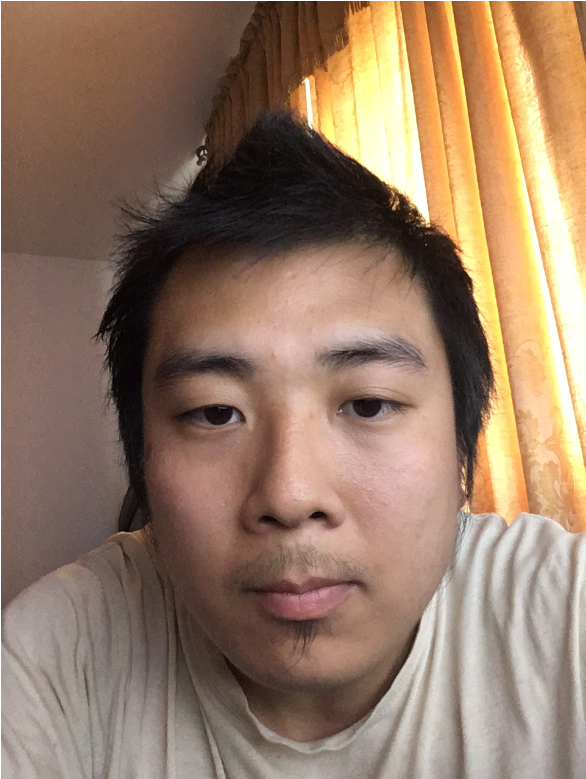
%> input picture ELEC498/2D Fourier Analysis/p1img.png, 586 x 779 px
$ octave q2ci.m   (GNU Octave 9; MATLAB toolbox functions it lacks are replaced by stand-ins)
%> lines starting %> are read from the running program, lines starting %| are printed output that depends on the picture
%q2ci
clear
clc
clf
%input signal
I1=imread('p1img.png');
%> I1 is the input picture: size 779x586x3 uint8; mean R, G, B 149.4, 122.5, 101.6
I1g=I1(:,:,2); %third parameter is r, g, or b ,=1, 2, 3. pick green (=2)
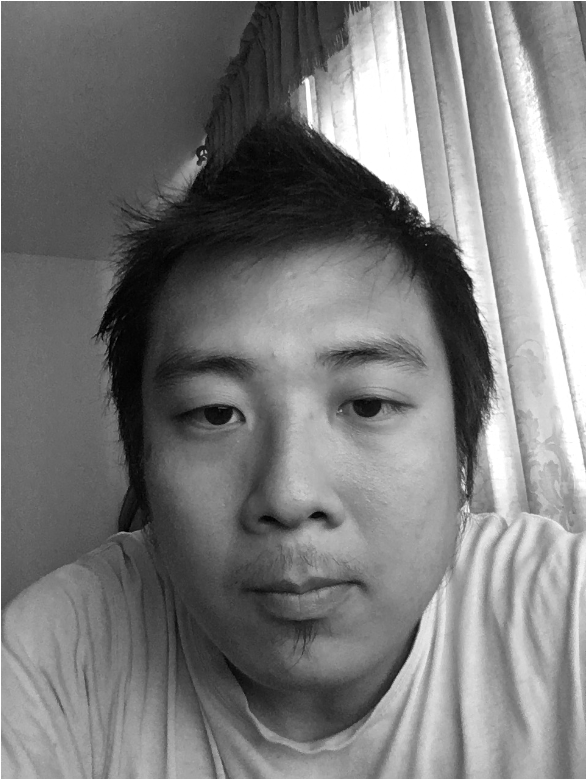
%> I1g: size 779x586 uint8; min 0, max 255, mean 122.5
I1gdub=im2double(I1g); %uint8 to double
x=I1gdub;


X=fft2(x);
%note: need filter to be same size as this image


%filter config
%1-D filter
h1 = (1/15)*ones(15,1);

%if h separable, then h(n1,n2) = h1h2 = h1(n1)h2(n2)
%if h is matrix, h2 must be the transpose, in this case array defined by (1,15)
h2=zeros(1,15);
h2(1,15)=15;
h2(1,14)=30;
h2(1,13)=15;
h2(1,2)=1;

%impulse response is then h(n1,n2) separable: with N1+N2 degrees of freedom
h=h1*h2;

% [4 lines of commented-out code are left out]
H=fft2(h,779,586);


%impulse response
%h=ifft2(ifftshift(H));
%imshow(h);

%time domain filtering output
%y=filter2(h,I1gdub);

%frequency domain filtering
Y=H.*X;
y=ifft2(Y);
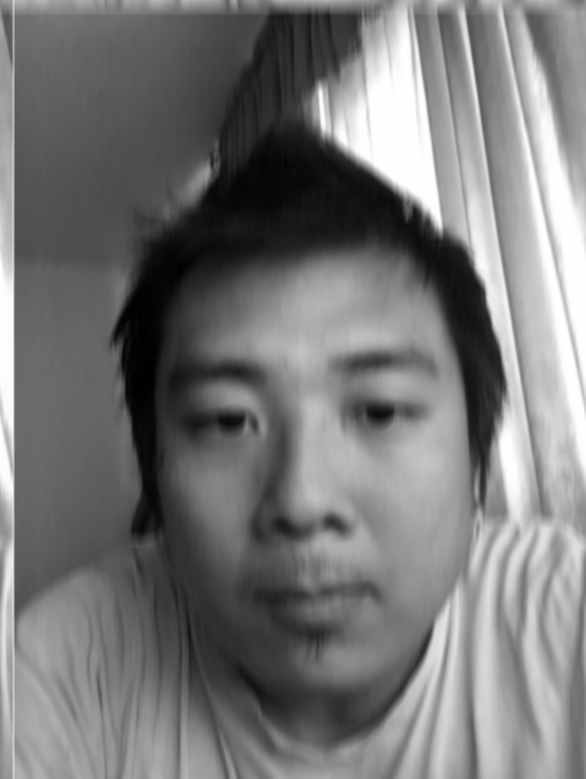
%> y: size 779x586 double; min 1.2, max 61, mean 29.3; drawn with min black and max white


subplot(2,2,1);
imshow(x);
title('Original');
subplot(2,2,2);
imshow(log(abs(y)));
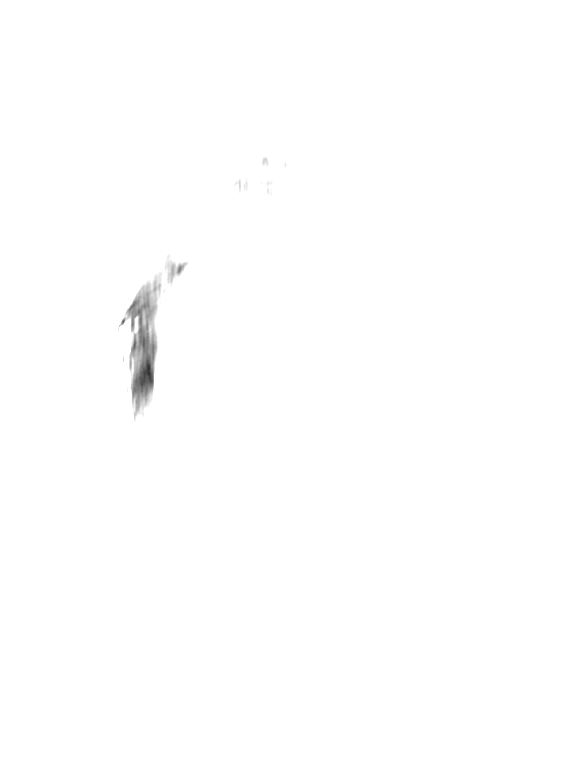
%> displayed picture: size 779x586, on the screen's scale of 0 to 255; min 45, max 255, mean 254.4
title('Filtered Output');

subplot(2,2,3);
imagesc(x);
title('Color-scaled Original');

%freqz2(y);
%imshow(y);
subplot(2,2,4);
imagesc(y);
%mesh(y);
title('Filtered color-scaled Output');
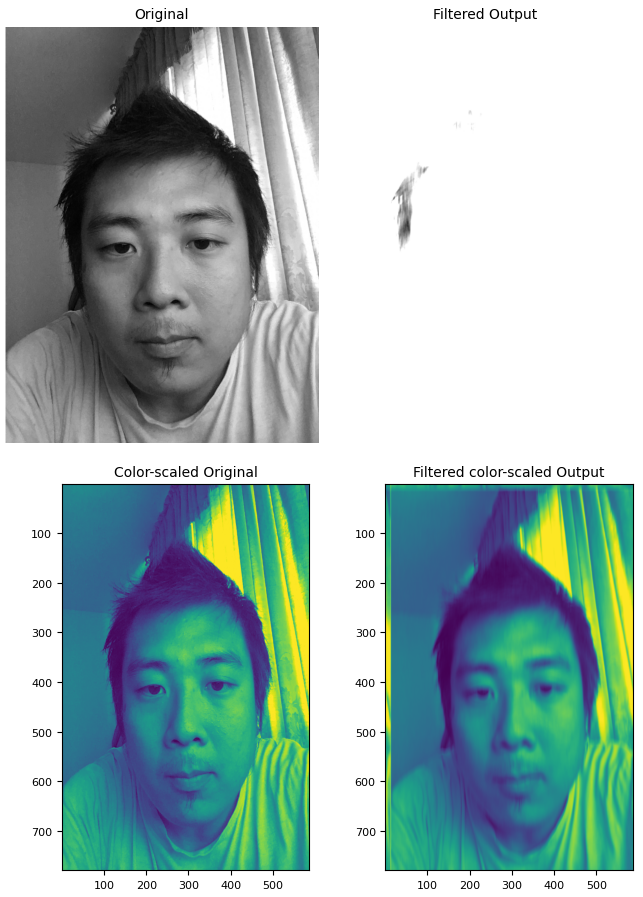
%> figure redrawn from the program's plot data, 4 panels

saveas(gcf,'q2ci_imsh.png')
